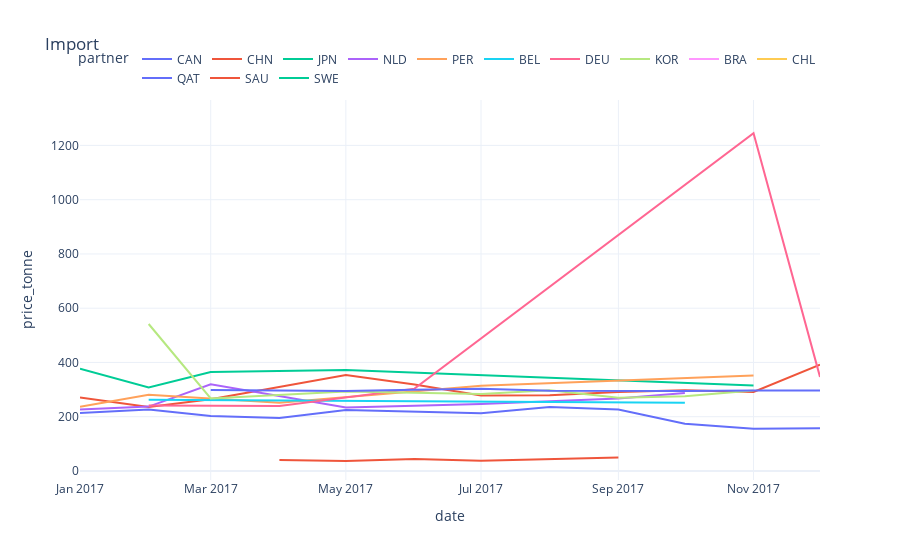
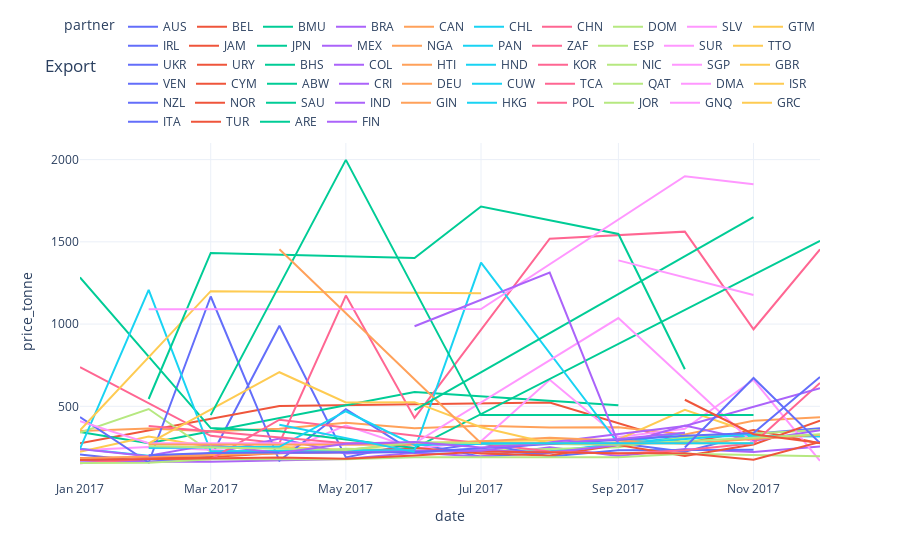

Write notebook code for charts like these, in order.
### Code cell
chemical = 'naoh'
country = 'USA'
data = dataset[chemical][country]

import_df = data['import_df']
import_df['price_tonne'] = import_df['price']*1000
import_df = import_df[import_df['price_tonne'].between(0,2000)]
fig = create_plotly_line_chart(df=import_df, x_col='date', y_col='price_tonne', category_col='partner',title='Import')
display(fig)
export_df = data['export_df']
export_df['price_tonne'] = export_df['price']*1000
export_df = export_df[export_df['price_tonne'].between(0,2000)]
fig = create_plotly_line_chart(df=export_df, x_col='date', y_col='price_tonne', category_col='partner', title='Export')
display(fig)
display(data['metrics'])

### Figure 1 — Plotly figure (JSON) as saved in the notebook; plotly's stock layout.template omitted (floating-point values rounded to 4 significant figures)
{"data": [{"legendgroup": "CAN", "line": {"color": "#636efa", "dash": "solid"}, "marker": {"symbol": "circle"}, "mode": "lines", "name": "CAN", "orientation": "v", "showlegend": true, "type": "scatter", "x": ["2017-01-01T00:00:00", "2017-02-01T00:00:00", "2017-03-01T00:00:00", "2017-04-01T00:00:00", "2017-05-01T00:00:00", "2017-06-01T00:00:00", "2017-07-01T00:00:00", "2017-08-01T00:00:00", "2017-09-01T00:00:00", "2017-10-01T00:00:00", "2017-11-01T00:00:00", "2017-12-01T00:00:00"], "xaxis": "x", "y": [213.5, 226.5, 202.4, 195.1, 224.6, 219.0, 213.1, 235.7, 226.9, 173.7, 155.8, 157.3], "yaxis": "y"}, {"legendgroup": "CHN", "line": {"color": "#EF553B", "dash": "solid"}, "marker": {"symbol": "circle"}, "mode": "lines", "name": "CHN", "orientation": "v", "showlegend": true, "type": "scatter", "x": ["2017-01-01T00:00:00", "2017-02-01T00:00:00", "2017-03-01T00:00:00", "2017-05-01T00:00:00", "2017-06-01T00:00:00", "2017-07-01T00:00:00", "2017-08-01T00:00:00", "2017-09-01T00:00:00", "2017-10-01T00:00:00", "2017-11-01T00:00:00", "2017-12-01T00:00:00"], "xaxis": "x", "y": [270.6, 236.2, 264.3, 354.1, 318.7, 278.4, 279.3, 291.5, 297.2, 291.5, 391.7], "yaxis": "y"}, {"legendgroup": "JPN", "line": {"color": "#00cc96", "dash": "solid"}, "marker": {"symbol": "circle"}, "mode": "lines", "name": "JPN", "orientation": "v", "showlegend": true, "type": "scatter", "x": ["2017-01-01T00:00:00", "2017-02-01T00:00:00", "2017-03-01T00:00:00", "2017-05-01T00:00:00", "2017-11-01T00:00:00"], "xaxis": "x", "y": [377.0, 307.6, 364.7, 372.0, 315.0], "yaxis": "y"}, {"legendgroup": "NLD", "line": {"color": "#ab63fa", "dash": "solid"}, "marker": {"symbol": "circle"}, "mode": "lines", "name": "NLD", "orientation": "v", "showlegend": true, "type": "scatter", "x": ["2017-01-01T00:00:00", "2017-02-01T00:00:00", "2017-03-01T00:00:00", "2017-05-01T00:00:00", "2017-06-01T00:00:00", "2017-07-01T00:00:00", "2017-09-01T00:00:00", "2017-10-01T00:00:00"], "xaxis": "x", "y": [226.4, 237.3, 319.8, 234.1, 240.0, 247.2, 266.7, 287.5], "yaxis": "y"}, {"legendgroup": "PER", "line": {"color": "#FFA15A", "dash": "solid"}, "marker": {"symbol": "circle"}, "mode": "lines", "name": "PER", "orientation": "v", "showlegend": true, "type": "scatter", "x": ["2017-01-01T00:00:00", "2017-02-01T00:00:00", "2017-04-01T00:00:00", "2017-07-01T00:00:00", "2017-11-01T00:00:00"], "xaxis": "x", "y": [236.5, 281.2, 251.3, 313.8, 352.1], "yaxis": "y"}, {"legendgroup": "BEL", "line": {"color": "#19d3f3", "dash": "solid"}, "marker": {"symbol": "circle"}, "mode": "lines", "name": "BEL", "orientation": "v", "showlegend": true, "type": "scatter", "x": ["2017-02-01T00:00:00", "2017-10-01T00:00:00"], "xaxis": "x", "y": [262.9, 251.7], "yaxis": "y"}, {"legendgroup": "DEU", "line": {"color": "#FF6692", "dash": "solid"}, "marker": {"symbol": "circle"}, "mode": "lines", "name": "DEU", "orientation": "v", "showlegend": true, "type": "scatter", "x": ["2017-02-01T00:00:00", "2017-04-01T00:00:00", "2017-06-01T00:00:00", "2017-11-01T00:00:00", "2017-12-01T00:00:00"], "xaxis": "x", "y": [240.9, 239.8, 303.4, 1245.0, 346.7], "yaxis": "y"}, {"legendgroup": "KOR", "line": {"color": "#B6E880", "dash": "solid"}, "marker": {"symbol": "circle"}, "mode": "lines", "name": "KOR", "orientation": "v", "showlegend": true, "type": "scatter", "x": ["2017-02-01T00:00:00", "2017-03-01T00:00:00", "2017-05-01T00:00:00", "2017-07-01T00:00:00", "2017-08-01T00:00:00", "2017-09-01T00:00:00", "2017-10-01T00:00:00", "2017-11-01T00:00:00"], "xaxis": "x", "y": [541.8, 267.5, 292.9, 283.3, 297.6, 270.0, 275.4, 296.3], "yaxis": "y"}, {"legendgroup": "BRA", "line": {"color": "#FF97FF", "dash": "solid"}, "marker": {"symbol": "circle"}, "mode": "lines", "name": "BRA", "orientation": "v", "showlegend": true, "type": "scatter", "x": ["2017-03-01T00:00:00"], "xaxis": "x", "y": [280.7], "yaxis": "y"}, {"legendgroup": "CHL", "line": {"color": "#FECB52", "dash": "solid"}, "marker": {"symbol": "circle"}, "mode": "lines", "name": "CHL", "orientation": "v", "showlegend": true, "type": "scatter", "x": ["2017-03-01T00:00:00"], "xaxis": "x", "y": [236.7], "yaxis": "y"}, {"legendgroup": "QAT", "line": {"color": "#636efa", "dash": "solid"}, "marker": {"symbol": "circle"}, "mode": "lines", "name": "QAT", "orientation": "v", "showlegend": true, "type": "scatter", "x": ["2017-03-01T00:00:00", "2017-04-01T00:00:00", "2017-05-01T00:00:00", "2017-06-01T00:00:00", "2017-07-01T00:00:00", "2017-08-01T00:00:00", "2017-10-01T00:00:00", "2017-11-01T00:00:00", "2017-12-01T00:00:00"], "xaxis": "x", "y": [298.6, 297.4, 294.9, 299.5, 302.8, 295.9, 294.7, 296.8, 296.8], "yaxis": "y"}, {"legendgroup": "SAU", "line": {"color": "#EF553B", "dash": "solid"}, "marker": {"symbol": "circle"}, "mode": "lines", "name": "SAU", "orientation": "v", "showlegend": true, "type": "scatter", "x": ["2017-04-01T00:00:00", "2017-05-01T00:00:00", "2017-06-01T00:00:00", "2017-07-01T00:00:00", "2017-09-01T00:00:00"], "xaxis": "x", "y": [40.0, 36.76, 44.44, 37.89, 49.77], "yaxis": "y"}, {"legendgroup": "SWE", "line": {"color": "#00cc96", "dash": "solid"}, "marker": {"symbol": "circle"}, "mode": "lines", "name": "SWE", "orientation": "v", "showlegend": true, "type": "scatter", "x": ["2017-11-01T00:00:00"], "xaxis": "x", "y": [1297.0], "yaxis": "y"}], "layout": {"autosize": true, "hovermode": "x unified", "legend": {"orientation": "h", "title": {"text": "partner"}, "tracegroupgap": 0, "x": 1, "xanchor": "right", "y": 1.02, "yanchor": "bottom"}, "title": {"text": "Import"}, "xaxis": {"anchor": "y", "autorange": true, "domain": [0, 1], "range": ["2017-01-01", "2017-12-01"], "title": {"text": "date"}, "type": "date"}, "yaxis": {"anchor": "x", "autorange": true, "domain": [0, 1], "range": [-33.28, 1367.0], "title": {"text": "price_tonne"}, "type": "linear"}}}

### Figure 2 — Plotly figure (JSON) as saved in the notebook; plotly's stock layout.template omitted (floating-point values rounded to 4 significant figures)
{"data": [{"legendgroup": "AUS", "line": {"color": "#636efa", "dash": "solid"}, "marker": {"symbol": "circle"}, "mode": "lines", "name": "AUS", "orientation": "v", "showlegend": true, "type": "scatter", "x": ["2017-01-01T00:00:00", "2017-02-01T00:00:00", "2017-03-01T00:00:00", "2017-04-01T00:00:00", "2017-05-01T00:00:00", "2017-06-01T00:00:00", "2017-07-01T00:00:00", "2017-08-01T00:00:00", "2017-09-01T00:00:00", "2017-10-01T00:00:00", "2017-11-01T00:00:00", "2017-12-01T00:00:00"], "xaxis": "x", "y": [208.0, 162.6, 192.2, 989.5, 189.2, 276.2, 194.4, 218.1, 274.9, 224.4, 333.1, 366.6], "yaxis": "y"}, {"legendgroup": "BEL", "line": {"color": "#EF553B", "dash": "solid"}, "marker": {"symbol": "circle"}, "mode": "lines", "name": "BEL", "orientation": "v", "showlegend": true, "type": "scatter", "x": ["2017-01-01T00:00:00", "2017-04-01T00:00:00", "2017-08-01T00:00:00", "2017-10-01T00:00:00", "2017-11-01T00:00:00", "2017-12-01T00:00:00"], "xaxis": "x", "y": [275.4, 502.5, 523.7, 275.4, 356.2, 275.4], "yaxis": "y"}, {"legendgroup": "BMU", "line": {"color": "#00cc96", "dash": "solid"}, "marker": {"symbol": "circle"}, "mode": "lines", "name": "BMU", "orientation": "v", "showlegend": true, "type": "scatter", "x": ["2017-01-01T00:00:00", "2017-02-01T00:00:00", "2017-06-01T00:00:00", "2017-09-01T00:00:00"], "xaxis": "x", "y": [343.6, 275.4, 587.7, 506.8], "yaxis": "y"}, {"legendgroup": "BRA", "line": {"color": "#ab63fa", "dash": "solid"}, "marker": {"symbol": "circle"}, "mode": "lines", "name": "BRA", "orientation": "v", "showlegend": true, "type": "scatter", "x": ["2017-01-01T00:00:00", "2017-02-01T00:00:00", "2017-03-01T00:00:00", "2017-04-01T00:00:00", "2017-05-01T00:00:00", "2017-06-01T00:00:00", "2017-07-01T00:00:00", "2017-08-01T00:00:00", "2017-09-01T00:00:00", "2017-10-01T00:00:00", "2017-11-01T00:00:00", "2017-12-01T00:00:00"], "xaxis": "x", "y": [168.5, 162.6, 163.1, 173.7, 179.9, 217.9, 195.0, 251.5, 197.8, 240.9, 222.8, 255.6], "yaxis": "y"}, {"legendgroup": "CAN", "line": {"color": "#FFA15A", "dash": "solid"}, "marker": {"symbol": "circle"}, "mode": "lines", "name": "CAN", "orientation": "v", "showlegend": true, "type": "scatter", "x": ["2017-01-01T00:00:00", "2017-02-01T00:00:00", "2017-03-01T00:00:00", "2017-04-01T00:00:00", "2017-05-01T00:00:00", "2017-06-01T00:00:00", "2017-07-01T00:00:00", "2017-08-01T00:00:00", "2017-09-01T00:00:00", "2017-10-01T00:00:00", "2017-11-01T00:00:00", "2017-12-01T00:00:00"], "xaxis": "x", "y": [349.9, 365.8, 348.6, 364.0, 400.0, 367.3, 381.4, 371.6, 372.3, 329.0, 412.5, 434.2], "yaxis": "y"}, {"legendgroup": "CHL", "line": {"color": "#19d3f3", "dash": "solid"}, "marker": {"symbol": "circle"}, "mode": "lines", "name": "CHL", "orientation": "v", "showlegend": true, "type": "scatter", "x": ["2017-01-01T00:00:00", "2017-02-01T00:00:00", "2017-03-01T00:00:00", "2017-04-01T00:00:00", "2017-05-01T00:00:00", "2017-06-01T00:00:00", "2017-07-01T00:00:00", "2017-08-01T00:00:00", "2017-09-01T00:00:00", "2017-10-01T00:00:00", "2017-11-01T00:00:00", "2017-12-01T00:00:00"], "xaxis": "x", "y": [242.8, 200.3, 211.3, 223.2, 226.6, 227.6, 229.7, 227.4, 270.8, 313.8, 321.8, 317.1], "yaxis": "y"}, {"legendgroup": "CHN", "line": {"color": "#FF6692", "dash": "solid"}, "marker": {"symbol": "circle"}, "mode": "lines", "name": "CHN", "orientation": "v", "showlegend": true, "type": "scatter", "x": ["2017-01-01T00:00:00", "2017-03-01T00:00:00", "2017-04-01T00:00:00", "2017-05-01T00:00:00", "2017-06-01T00:00:00", "2017-08-01T00:00:00", "2017-10-01T00:00:00", "2017-11-01T00:00:00", "2017-12-01T00:00:00"], "xaxis": "x", "y": [738.2, 320.5, 275.4, 1173.0, 429.9, 1519.0, 1562.0, 968.5, 1454.0], "yaxis": "y"}, {"legendgroup": "DOM", "line": {"color": "#B6E880", "dash": "solid"}, "marker": {"symbol": "circle"}, "mode": "lines", "name": "DOM", "orientation": "v", "showlegend": true, "type": "scatter", "x": ["2017-01-01T00:00:00", "2017-02-01T00:00:00", "2017-03-01T00:00:00", "2017-04-01T00:00:00", "2017-05-01T00:00:00", "2017-06-01T00:00:00", "2017-07-01T00:00:00", "2017-09-01T00:00:00", "2017-10-01T00:00:00", "2017-12-01T00:00:00"], "xaxis": "x", "y": [340.8, 483.6, 223.6, 215.3, 242.1, 232.4, 230.6, 251.3, 312.2, 356.2], "yaxis": "y"}, {"legendgroup": "SLV", "line": {"color": "#FF97FF", "dash": "solid"}, "marker": {"symbol": "circle"}, "mode": "lines", "name": "SLV", "orientation": "v", "showlegend": true, "type": "scatter", "x": ["2017-01-01T00:00:00", "2017-02-01T00:00:00", "2017-04-01T00:00:00", "2017-05-01T00:00:00", "2017-06-01T00:00:00", "2017-07-01T00:00:00", "2017-08-01T00:00:00", "2017-09-01T00:00:00", "2017-10-01T00:00:00", "2017-11-01T00:00:00", "2017-12-01T00:00:00"], "xaxis": "x", "y": [232.5, 253.4, 216.7, 383.0, 244.3, 287.3, 661.4, 314.0, 363.4, 661.4, 168.8], "yaxis": "y"}, {"legendgroup": "GTM", "line": {"color": "#FECB52", "dash": "solid"}, "marker": {"symbol": "circle"}, "mode": "lines", "name": "GTM", "orientation": "v", "showlegend": true, "type": "scatter", "x": ["2017-01-01T00:00:00", "2017-02-01T00:00:00", "2017-03-01T00:00:00", "2017-04-01T00:00:00", "2017-05-01T00:00:00", "2017-06-01T00:00:00", "2017-07-01T00:00:00", "2017-09-01T00:00:00", "2017-10-01T00:00:00", "2017-11-01T00:00:00"], "xaxis": "x", "y": [223.4, 316.2, 253.2, 254.3, 233.9, 275.8, 288.3, 298.3, 479.1, 336.4], "yaxis": "y"}, {"legendgroup": "IRL", "line": {"color": "#636efa", "dash": "solid"}, "marker": {"symbol": "circle"}, "mode": "lines", "name": "IRL", "orientation": "v", "showlegend": true, "type": "scatter", "x": ["2017-01-01T00:00:00", "2017-02-01T00:00:00", "2017-03-01T00:00:00", "2017-04-01T00:00:00", "2017-05-01T00:00:00", "2017-06-01T00:00:00", "2017-07-01T00:00:00", "2017-08-01T00:00:00", "2017-09-01T00:00:00", "2017-11-01T00:00:00"], "xaxis": "x", "y": [435.4, 158.4, 1168.0, 169.0, 482.2, 219.6, 275.4, 195.1, 233.1, 236.3], "yaxis": "y"}, {"legendgroup": "JAM", "line": {"color": "#EF553B", "dash": "solid"}, "marker": {"symbol": "circle"}, "mode": "lines", "name": "JAM", "orientation": "v", "showlegend": true, "type": "scatter", "x": ["2017-01-01T00:00:00", "2017-02-01T00:00:00", "2017-03-01T00:00:00", "2017-04-01T00:00:00", "2017-05-01T00:00:00", "2017-06-01T00:00:00", "2017-07-01T00:00:00", "2017-08-01T00:00:00", "2017-09-01T00:00:00", "2017-10-01T00:00:00", "2017-11-01T00:00:00", "2017-12-01T00:00:00"], "xaxis": "x", "y": [185.6, 187.6, 191.3, 215.9, 221.2, 248.9, 213.9, 201.4, 264.8, 197.7, 267.9, 413.4], "yaxis": "y"}, {"legendgroup": "JPN", "line": {"color": "#00cc96", "dash": "solid"}, "marker": {"symbol": "circle"}, "mode": "lines", "name": "JPN", "orientation": "v", "showlegend": true, "type": "scatter", "x": ["2017-01-01T00:00:00", "2017-03-01T00:00:00", "2017-04-01T00:00:00", "2017-06-01T00:00:00", "2017-12-01T00:00:00"], "xaxis": "x", "y": [1284.0, 367.8, 348.6, 246.2, 1506.0], "yaxis": "y"}, {"legendgroup": "MEX", "line": {"color": "#ab63fa", "dash": "solid"}, "marker": {"symbol": "circle"}, "mode": "lines", "name": "MEX", "orientation": "v", "showlegend": true, "type": "scatter", "x": ["2017-01-01T00:00:00", "2017-02-01T00:00:00", "2017-03-01T00:00:00", "2017-04-01T00:00:00", "2017-05-01T00:00:00", "2017-06-01T00:00:00", "2017-07-01T00:00:00", "2017-08-01T00:00:00", "2017-09-01T00:00:00", "2017-10-01T00:00:00", "2017-11-01T00:00:00", "2017-12-01T00:00:00"], "xaxis": "x", "y": [241.3, 196.0, 211.0, 304.4, 213.5, 230.1, 233.7, 219.7, 264.5, 383.2, 291.4, 355.0], "yaxis": "y"}, {"legendgroup": "NGA", "line": {"color": "#FFA15A", "dash": "solid"}, "marker": {"symbol": "circle"}, "mode": "lines", "name": "NGA", "orientation": "v", "showlegend": true, "type": "scatter", "x": ["2017-01-01T00:00:00", "2017-06-01T00:00:00"], "xaxis": "x", "y": [184.9, 234.3], "yaxis": "y"}, {"legendgroup": "PAN", "line": {"color": "#19d3f3", "dash": "solid"}, "marker": {"symbol": "circle"}, "mode": "lines", "name": "PAN", "orientation": "v", "showlegend": true, "type": "scatter", "x": ["2017-01-01T00:00:00", "2017-02-01T00:00:00", "2017-03-01T00:00:00", "2017-06-01T00:00:00", "2017-07-01T00:00:00", "2017-09-01T00:00:00", "2017-10-01T00:00:00"], "xaxis": "x", "y": [242.5, 1207.0, 226.3, 234.1, 1374.0, 274.2, 339.9], "yaxis": "y"}, {"legendgroup": "ZAF", "line": {"color": "#FF6692", "dash": "solid"}, "marker": {"symbol": "circle"}, "mode": "lines", "name": "ZAF", "orientation": "v", "showlegend": true, "type": "scatter", "x": ["2017-01-01T00:00:00", "2017-02-01T00:00:00", "2017-03-01T00:00:00", "2017-04-01T00:00:00", "2017-08-01T00:00:00", "2017-09-01T00:00:00", "2017-10-01T00:00:00", "2017-11-01T00:00:00", "2017-12-01T00:00:00"], "xaxis": "x", "y": [154.6, 181.0, 178.9, 418.5, 225.3, 211.9, 232.5, 275, 642.4], "yaxis": "y"}, {"legendgroup": "ESP", "line": {"color": "#B6E880", "dash": "solid"}, "marker": {"symbol": "circle"}, "mode": "lines", "name": "ESP", "orientation": "v", "showlegend": true, "type": "scatter", "x": ["2017-01-01T00:00:00", "2017-02-01T00:00:00", "2017-03-01T00:00:00", "2017-04-01T00:00:00", "2017-05-01T00:00:00", "2017-06-01T00:00:00", "2017-07-01T00:00:00", "2017-08-01T00:00:00", "2017-09-01T00:00:00", "2017-10-01T00:00:00", "2017-11-01T00:00:00", "2017-12-01T00:00:00"], "xaxis": "x", "y": [156.3, 156.5, 178.8, 179.3, 178.9, 190.2, 190.7, 191.4, 190.2, 211.7, 203.9, 196.5], "yaxis": "y"}, {"legendgroup": "SUR", "line": {"color": "#FF97FF", "dash": "solid"}, "marker": {"symbol": "circle"}, "mode": "lines", "name": "SUR", "orientation": "v", "showlegend": true, "type": "scatter", "x": ["2017-01-01T00:00:00", "2017-02-01T00:00:00", "2017-04-01T00:00:00", "2017-06-01T00:00:00", "2017-09-01T00:00:00", "2017-11-01T00:00:00"], "xaxis": "x", "y": [409.8, 275.4, 275.4, 275.4, 1036.0, 275.4], "yaxis": "y"}, {"legendgroup": "TTO", "line": {"color": "#FECB52", "dash": "solid"}, "marker": {"symbol": "circle"}, "mode": "lines", "name": "TTO", "orientation": "v", "showlegend": true, "type": "scatter", "x": ["2017-01-01T00:00:00", "2017-03-01T00:00:00", "2017-07-01T00:00:00"], "xaxis": "x", "y": [354.2, 1200.0, 1188.0], "yaxis": "y"}, {"legendgroup": "UKR", "line": {"color": "#636efa", "dash": "solid"}, "marker": {"symbol": "circle"}, "mode": "lines", "name": "UKR", "orientation": "v", "showlegend": true, "type": "scatter", "x": ["2017-01-01T00:00:00"], "xaxis": "x", "y": [157.2], "yaxis": "y"}, {"legendgroup": "URY", "line": {"color": "#EF553B", "dash": "solid"}, "marker": {"symbol": "circle"}, "mode": "lines", "name": "URY", "orientation": "v", "showlegend": true, "type": "scatter", "x": ["2017-01-01T00:00:00", "2017-02-01T00:00:00", "2017-03-01T00:00:00", "2017-04-01T00:00:00", "2017-05-01T00:00:00", "2017-06-01T00:00:00", "2017-07-01T00:00:00", "2017-08-01T00:00:00", "2017-09-01T00:00:00", "2017-10-01T00:00:00", "2017-11-01T00:00:00", "2017-12-01T00:00:00"], "xaxis": "x", "y": [173.7, 178.4, 180.3, 189.0, 181.4, 200.8, 225.5, 219.8, 214.2, 215.3, 175, 283.4], "yaxis": "y"}, {"legendgroup": "BHS", "line": {"color": "#00cc96", "dash": "solid"}, "marker": {"symbol": "circle"}, "mode": "lines", "name": "BHS", "orientation": "v", "showlegend": true, "type": "scatter", "x": ["2017-02-01T00:00:00", "2017-03-01T00:00:00", "2017-06-01T00:00:00", "2017-07-01T00:00:00", "2017-09-01T00:00:00", "2017-10-01T00:00:00"], "xaxis": "x", "y": [544.5, 1432.0, 1402.0, 1714.0, 1548.0, 725.8], "yaxis": "y"}, {"legendgroup": "COL", "line": {"color": "#ab63fa", "dash": "solid"}, "marker": {"symbol": "circle"}, "mode": "lines", "name": "COL", "orientation": "v", "showlegend": true, "type": "scatter", "x": ["2017-02-01T00:00:00", "2017-03-01T00:00:00", "2017-04-01T00:00:00", "2017-06-01T00:00:00", "2017-07-01T00:00:00", "2017-10-01T00:00:00", "2017-12-01T00:00:00"], "xaxis": "x", "y": [199.6, 267.1, 215.6, 225.1, 230.6, 380.3, 610.0], "yaxis": "y"}, {"legendgroup": "HTI", "line": {"color": "#FFA15A", "dash": "solid"}, "marker": {"symbol": "circle"}, "mode": "lines", "name": "HTI", "orientation": "v", "showlegend": true, "type": "scatter", "x": ["2017-02-01T00:00:00", "2017-06-01T00:00:00", "2017-08-01T00:00:00", "2017-10-01T00:00:00", "2017-12-01T00:00:00"], "xaxis": "x", "y": [268.3, 266.9, 309.1, 274.2, 326.9], "yaxis": "y"}, {"legendgroup": "HND", "line": {"color": "#19d3f3", "dash": "solid"}, "marker": {"symbol": "circle"}, "mode": "lines", "name": "HND", "orientation": "v", "showlegend": true, "type": "scatter", "x": ["2017-02-01T00:00:00", "2017-04-01T00:00:00", "2017-05-01T00:00:00", "2017-06-01T00:00:00", "2017-07-01T00:00:00", "2017-09-01T00:00:00", "2017-11-01T00:00:00"], "xaxis": "x", "y": [247.2, 253.6, 470.2, 265.2, 273.1, 269.8, 333.6], "yaxis": "y"}, {"legendgroup": "KOR", "line": {"color": "#FF6692", "dash": "solid"}, "marker": {"symbol": "circle"}, "mode": "lines", "name": "KOR", "orientation": "v", "showlegend": true, "type": "scatter", "x": ["2017-02-01T00:00:00", "2017-05-01T00:00:00", "2017-06-01T00:00:00"], "xaxis": "x", "y": [380.7, 275.4, 275.4], "yaxis": "y"}, {"legendgroup": "NIC", "line": {"color": "#B6E880", "dash": "solid"}, "marker": {"symbol": "circle"}, "mode": "lines", "name": "NIC", "orientation": "v", "showlegend": true, "type": "scatter", "x": ["2017-02-01T00:00:00", "2017-05-01T00:00:00", "2017-06-01T00:00:00", "2017-09-01T00:00:00", "2017-12-01T00:00:00"], "xaxis": "x", "y": [258.0, 234.2, 281.1, 266.7, 330.3], "yaxis": "y"}, {"legendgroup": "SGP", "line": {"color": "#FF97FF", "dash": "solid"}, "marker": {"symbol": "circle"}, "mode": "lines", "name": "SGP", "orientation": "v", "showlegend": true, "type": "scatter", "x": ["2017-02-01T00:00:00", "2017-07-01T00:00:00", "2017-10-01T00:00:00", "2017-11-01T00:00:00"], "xaxis": "x", "y": [1090.0, 1092.0, 1899.0, 1850.0], "yaxis": "y"}, {"legendgroup": "GBR", "line": {"color": "#FECB52", "dash": "solid"}, "marker": {"symbol": "circle"}, "mode": "lines", "name": "GBR", "orientation": "v", "showlegend": true, "type": "scatter", "x": ["2017-02-01T00:00:00", "2017-04-01T00:00:00", "2017-05-01T00:00:00", "2017-06-01T00:00:00", "2017-07-01T00:00:00", "2017-08-01T00:00:00", "2017-11-01T00:00:00"], "xaxis": "x", "y": [275.4, 707.2, 523.3, 525.4, 372.9, 275.4, 275.4], "yaxis": "y"}, {"legendgroup": "VEN", "line": {"color": "#636efa", "dash": "solid"}, "marker": {"symbol": "circle"}, "mode": "lines", "name": "VEN", "orientation": "v", "showlegend": true, "type": "scatter", "x": ["2017-02-01T00:00:00", "2017-03-01T00:00:00", "2017-04-01T00:00:00", "2017-05-01T00:00:00", "2017-06-01T00:00:00", "2017-10-01T00:00:00", "2017-11-01T00:00:00", "2017-12-01T00:00:00"], "xaxis": "x", "y": [202.5, 215.7, 219.4, 220, 221.1, 321.6, 338.2, 679], "yaxis": "y"}, {"legendgroup": "CYM", "line": {"color": "#EF553B", "dash": "solid"}, "marker": {"symbol": "circle"}, "mode": "lines", "name": "CYM", "orientation": "v", "showlegend": true, "type": "scatter", "x": ["2017-03-01T00:00:00"], "xaxis": "x", "y": [1109.0], "yaxis": "y"}, {"legendgroup": "ABW", "line": {"color": "#00cc96", "dash": "solid"}, "marker": {"symbol": "circle"}, "mode": "lines", "name": "ABW", "orientation": "v", "showlegend": true, "type": "scatter", "x": ["2017-03-01T00:00:00", "2017-05-01T00:00:00", "2017-07-01T00:00:00", "2017-10-01T00:00:00", "2017-11-01T00:00:00"], "xaxis": "x", "y": [446.7, 1998.0, 446.7, 446.7, 446.7], "yaxis": "y"}, {"legendgroup": "CRI", "line": {"color": "#ab63fa", "dash": "solid"}, "marker": {"symbol": "circle"}, "mode": "lines", "name": "CRI", "orientation": "v", "showlegend": true, "type": "scatter", "x": ["2017-04-01T00:00:00", "2017-05-01T00:00:00", "2017-06-01T00:00:00", "2017-07-01T00:00:00", "2017-09-01T00:00:00", "2017-10-01T00:00:00"], "xaxis": "x", "y": [216.1, 273.1, 282.6, 249.1, 301.1, 339.9], "yaxis": "y"}, {"legendgroup": "DEU", "line": {"color": "#FFA15A", "dash": "solid"}, "marker": {"symbol": "circle"}, "mode": "lines", "name": "DEU", "orientation": "v", "showlegend": true, "type": "scatter", "x": ["2017-04-01T00:00:00", "2017-07-01T00:00:00", "2017-10-01T00:00:00"], "xaxis": "x", "y": [1455.0, 275.4, 275.4], "yaxis": "y"}, {"legendgroup": "CUW", "line": {"color": "#19d3f3", "dash": "solid"}, "marker": {"symbol": "circle"}, "mode": "lines", "name": "CUW", "orientation": "v", "showlegend": true, "type": "scatter", "x": ["2017-04-01T00:00:00", "2017-06-01T00:00:00"], "xaxis": "x", "y": [388.6, 223.1], "yaxis": "y"}, {"legendgroup": "TCA", "line": {"color": "#FF6692", "dash": "solid"}, "marker": {"symbol": "circle"}, "mode": "lines", "name": "TCA", "orientation": "v", "showlegend": true, "type": "scatter", "x": ["2017-04-01T00:00:00"], "xaxis": "x", "y": [1680.0], "yaxis": "y"}, {"legendgroup": "QAT", "line": {"color": "#B6E880", "dash": "solid"}, "marker": {"symbol": "circle"}, "mode": "lines", "name": "QAT", "orientation": "v", "showlegend": true, "type": "scatter", "x": ["2017-05-01T00:00:00"], "xaxis": "x", "y": [275.4], "yaxis": "y"}, {"legendgroup": "DMA", "line": {"color": "#FF97FF", "dash": "solid"}, "marker": {"symbol": "circle"}, "mode": "lines", "name": "DMA", "orientation": "v", "showlegend": true, "type": "scatter", "x": ["2017-06-01T00:00:00"], "xaxis": "x", "y": [797.8], "yaxis": "y"}, {"legendgroup": "ISR", "line": {"color": "#FECB52", "dash": "solid"}, "marker": {"symbol": "circle"}, "mode": "lines", "name": "ISR", "orientation": "v", "showlegend": true, "type": "scatter", "x": ["2017-06-01T00:00:00"], "xaxis": "x", "y": [275.4], "yaxis": "y"}, {"legendgroup": "NZL", "line": {"color": "#636efa", "dash": "solid"}, "marker": {"symbol": "circle"}, "mode": "lines", "name": "NZL", "orientation": "v", "showlegend": true, "type": "scatter", "x": ["2017-06-01T00:00:00"], "xaxis": "x", "y": [210], "yaxis": "y"}, {"legendgroup": "NOR", "line": {"color": "#EF553B", "dash": "solid"}, "marker": {"symbol": "circle"}, "mode": "lines", "name": "NOR", "orientation": "v", "showlegend": true, "type": "scatter", "x": ["2017-06-01T00:00:00"], "xaxis": "x", "y": [1580.0], "yaxis": "y"}, {"legendgroup": "SAU", "line": {"color": "#00cc96", "dash": "solid"}, "marker": {"symbol": "circle"}, "mode": "lines", "name": "SAU", "orientation": "v", "showlegend": true, "type": "scatter", "x": ["2017-06-01T00:00:00", "2017-11-01T00:00:00"], "xaxis": "x", "y": [477.5, 1650.0], "yaxis": "y"}, {"legendgroup": "IND", "line": {"color": "#ab63fa", "dash": "solid"}, "marker": {"symbol": "circle"}, "mode": "lines", "name": "IND", "orientation": "v", "showlegend": true, "type": "scatter", "x": ["2017-06-01T00:00:00", "2017-08-01T00:00:00", "2017-09-01T00:00:00"], "xaxis": "x", "y": [986.6, 1313.0, 275.4], "yaxis": "y"}, {"legendgroup": "GIN", "line": {"color": "#FFA15A", "dash": "solid"}, "marker": {"symbol": "circle"}, "mode": "lines", "name": "GIN", "orientation": "v", "showlegend": true, "type": "scatter", "x": ["2017-07-01T00:00:00"], "xaxis": "x", "y": [233.6], "yaxis": "y"}, {"legendgroup": "HKG", "line": {"color": "#19d3f3", "dash": "solid"}, "marker": {"symbol": "circle"}, "mode": "lines", "name": "HKG", "orientation": "v", "showlegend": true, "type": "scatter", "x": ["2017-07-01T00:00:00", "2017-11-01T00:00:00"], "xaxis": "x", "y": [275.4, 275.4], "yaxis": "y"}, {"legendgroup": "POL", "line": {"color": "#FF6692", "dash": "solid"}, "marker": {"symbol": "circle"}, "mode": "lines", "name": "POL", "orientation": "v", "showlegend": true, "type": "scatter", "x": ["2017-07-01T00:00:00"], "xaxis": "x", "y": [275.4], "yaxis": "y"}, {"legendgroup": "JOR", "line": {"color": "#B6E880", "dash": "solid"}, "marker": {"symbol": "circle"}, "mode": "lines", "name": "JOR", "orientation": "v", "showlegend": true, "type": "scatter", "x": ["2017-08-01T00:00:00"], "xaxis": "x", "y": [1712.0], "yaxis": "y"}, {"legendgroup": "GNQ", "line": {"color": "#FF97FF", "dash": "solid"}, "marker": {"symbol": "circle"}, "mode": "lines", "name": "GNQ", "orientation": "v", "showlegend": true, "type": "scatter", "x": ["2017-09-01T00:00:00", "2017-11-01T00:00:00"], "xaxis": "x", "y": [1387.0, 1177.0], "yaxis": "y"}, {"legendgroup": "GRC", "line": {"color": "#FECB52", "dash": "solid"}, "marker": {"symbol": "circle"}, "mode": "lines", "name": "GRC", "orientation": "v", "showlegend": true, "type": "scatter", "x": ["2017-10-01T00:00:00"], "xaxis": "x", "y": [276.7], "yaxis": "y"}, {"legendgroup": "ITA", "line": {"color": "#636efa", "dash": "solid"}, "marker": {"symbol": "circle"}, "mode": "lines", "name": "ITA", "orientation": "v", "showlegend": true, "type": "scatter", "x": ["2017-10-01T00:00:00", "2017-11-01T00:00:00", "2017-12-01T00:00:00"], "xaxis": "x", "y": [250, 672.5, 276.6], "yaxis": "y"}, {"legendgroup": "TUR", "line": {"color": "#EF553B", "dash": "solid"}, "marker": {"symbol": "circle"}, "mode": "lines", "name": "TUR", "orientation": "v", "showlegend": true, "type": "scatter", "x": ["2017-10-01T00:00:00", "2017-11-01T00:00:00", "2017-12-01T00:00:00"], "xaxis": "x", "y": [540.0, 330.2, 276.6], "yaxis": "y"}, {"legendgroup": "ARE", "line": {"color": "#00cc96", "dash": "solid"}, "marker": {"symbol": "circle"}, "mode": "lines", "name": "ARE", "orientation": "v", "showlegend": true, "type": "scatter", "x": ["2017-11-01T00:00:00"], "xaxis": "x", "y": [942.1], "yaxis": "y"}, {"legendgroup": "FIN", "line": {"color": "#ab63fa", "dash": "solid"}, "marker": {"symbol": "circle"}, "mode": "lines", "name": "FIN", "orientation": "v", "showlegend": true, "type": "scatter", "x": ["2017-12-01T00:00:00"], "xaxis": "x", "y": [265], "yaxis": "y"}], "layout": {"autosize": true, "hovermode": "x unified", "legend": {"orientation": "h", "title": {"text": "partner"}, "tracegroupgap": 0, "x": 1, "xanchor": "right", "y": 1.02, "yanchor": "bottom"}, "title": {"text": "Export"}, "xaxis": {"anchor": "y", "autorange": true, "domain": [0, 1], "range": ["2017-01-01", "2017-12-01"], "title": {"text": "date"}, "type": "date"}, "yaxis": {"anchor": "x", "autorange": true, "domain": [0, 1], "range": [52.17, 2101.0], "title": {"text": "price_tonne"}, "type": "linear"}}}
